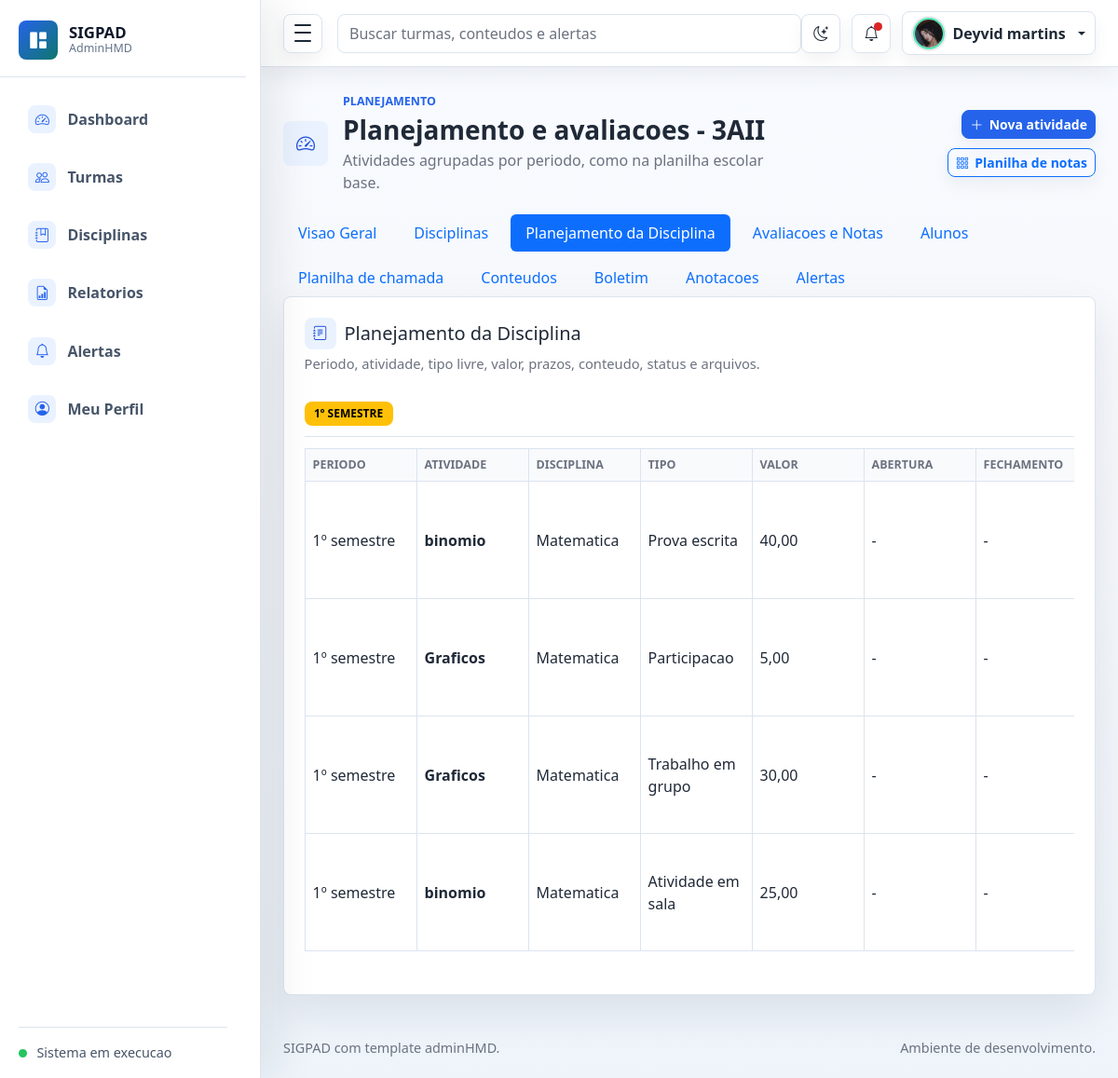
Screenshot of /turmas/3/avaliacoes/ (signed in) with the database file from the repository.
### planejamento/models.py (models this page shows, shortened)
class PerfilUsuario(models.Model):
    usuario = models.OneToOneField(User, verbose_name='usuario', on_delete=models.CASCADE)
    foto = models.ImageField('foto', upload_to='usuarios/fotos/', blank=True, null=True)
    created_at = models.DateTimeField('criado em', auto_now_add=True)
    class Meta:
        verbose_name = 'Perfil de usuario'
        verbose_name_plural = 'Perfis de usuarios'
        ordering = ['usuario__username']

class Turma(models.Model):
    TURNO_CHOICES = [
        ('MATUTINO', 'Matutino'),
        ('VESPERTINO', 'Vespertino'),
        ('NOTURNO', 'Noturno'),
        ('INTEGRAL', 'Integral'),
    ]
    professor = models.ForeignKey(User, verbose_name='professor', on_delete=models.CASCADE)
    nome = models.CharField('nome', max_length=100)
    ano_letivo = models.PositiveIntegerField('ano letivo')
    turno = models.CharField('turno', max_length=20, choices=TURNO_CHOICES)
    descricao = models.TextField('descricao', blank=True, null=True)
    created_at = models.DateTimeField('criado em', auto_now_add=True)
    class Meta:
        verbose_name = 'Turma'
        verbose_name_plural = 'Turmas'
        ordering = ['-ano_letivo', 'nome']

class ProcessoAvaliativo(models.Model):
    STATUS_CHOICES = [
        ('A_REALIZAR', 'A realizar'),
        ('EM_ANDAMENTO', 'Em andamento'),
        ('CORRIGIDA', 'Corrigida'),
        ('FINALIZADA', 'Finalizada'),
    ]
    turma = models.ForeignKey(
        Turma,
        verbose_name='turma',
        on_delete=models.CASCADE,
        related_name='processos_avaliativos',
    )
    disciplina = models.ForeignKey(
        Disciplina,
        verbose_name='disciplina',
        on_delete=models.CASCADE,
        related_name='processos_avaliativos',
    )
    titulo = models.CharField('titulo', max_length=150)
    descricao = models.TextField('conteudo aplicado', blank=True, null=True)
    observacao = models.TextField('observacao', blank=True, null=True)
    tipo = models.CharField('tipo', max_length=100)
    valor_maximo = models.DecimalField('valor maximo', max_digits=5, decimal_places=2)
    tipo_periodo = models.CharField(
        'tipo de periodo',
        max_length=20,
        choices=ConteudoProgramatico.TIPO_PERIODO_CHOICES,
        null=True,
        blank=True,
    )
    periodo = models.CharField(
        'periodo',
        max_length=20,
        choices=ConteudoProgramatico.PERIODO_CHOICES,
        null=True,
        blank=True,
    )
    data_abertura = models.DateField('data de abertura', blank=True, null=True)
    data_fechamento = models.DateField('data de fechamento', blank=True, null=True)
    status = models.CharField('status', max_length=20, choices=STATUS_CHOICES, default='A_REALIZAR')
    arquivo = models.FileField('arquivo', upload_to='atividades/', blank=True, null=True)
    data = models.DateField('data', blank=True, null=True)
    created_at = models.DateTimeField('criado em', auto_now_add=True)
    class Meta:
        verbose_name = 'Processo avaliativo'
        verbose_name_plural = 'Processos avaliativos'
        ordering = ['-data', 'disciplina__nome', 'titulo']
    def save(self, *args, **kwargs):
        if self.disciplina_id:
            self.tipo_periodo = self.disciplina.tipo_periodo
            if self.tipo_periodo == 'ANUAL':
                self.periodo = 'ANUAL'
        if self.status not in ['CORRIGIDA', 'FINALIZADA']:
            self.atualizar_status_automatico(salvar=False)
        super().save(*args, **kwargs)
    def get_periodo_planejamento_display(self):
        if self.periodo:
            return self.get_periodo_display()
        return 'Anual'
    def atualizar_status_automatico(self, salvar=True):
        hoje = timezone.localdate()
        if self.status in ['CORRIGIDA', 'FINALIZADA']:
            return self.status
        if self.data_abertura and hoje < self.data_abertura:
            self.status = 'A_REALIZAR'
        elif self.data_fechamento and hoje > self.data_fechamento:
            self.status = 'FINALIZADA'
        else:
            self.status = 'EM_ANDAMENTO'
        if salvar:
            self.save(update_fields=['status'])
        return self.status

class Disciplina(models.Model):
    TIPO_PERIODO_CHOICES = TIPO_PERIODO_CHOICES
    turma = models.ForeignKey(
        Turma,
        verbose_name='turma',
        on_delete=models.CASCADE,
        related_name='disciplinas',
        null=True,
        blank=True,
    )
    professor = models.ForeignKey(User, verbose_name='professor', on_delete=models.CASCADE, null=True, blank=True)
    nome = models.CharField('nome', max_length=120)
    descricao = models.TextField('descricao', blank=True)
    carga_horaria = models.PositiveIntegerField('carga horaria')
    tipo_periodo = models.CharField(
        'tipo de periodo',
        max_length=20,
        choices=TIPO_PERIODO_CHOICES,
        default='BIMESTRE',
    )
    quantidade_aulas = models.PositiveIntegerField('quantidade de aulas', default=0)
    nota_total = models.DecimalField('nota total por periodo', max_digits=5, decimal_places=2, default=10)
    media_aprovacao = models.DecimalField('media de aprovacao', max_digits=5, decimal_places=2, default=6)
    ano_escolar = models.CharField('ano escolar', max_length=50)
    created_at = models.DateTimeField('criado em', auto_now_add=True)
    class Meta:
        verbose_name = 'Disciplina'
        verbose_name_plural = 'Disciplinas'
        ordering = ['nome']

### planejamento/views.py (the view)
# urls.py: path('turmas/<int:turma_id>/avaliacoes/', views.avaliacao_lista, name='avaliacao_lista'),
@login_required
def avaliacao_lista(request, turma_id):
    turma = get_object_or_404(Turma.objects.filter(professor=request.user), id=turma_id)
    avaliacoes = turma.processos_avaliativos.select_related('disciplina').prefetch_related('arquivos')
    grupos_planejamento = _grupos_planejamento(avaliacoes)
    return render(request, 'avaliacoes/lista.html', {'turma': turma, 'avaliacoes': avaliacoes, 'grupos_planejamento': grupos_planejamento})

### templates/avaliacoes/lista.html (shortened to what this page needs)
{% extends 'base.html' %}
{% block page_title %}Planejamento e avaliacoes - {{ turma.nome }}{% endblock %}
{% block page_subtitle %}Atividades agrupadas por periodo, como na planilha escolar base.{% endblock %}
{% block heading_actions %}
<a href="{% url 'avaliacao_criar' turma.id %}" class="btn btn-primary btn-sm"><i class="bi bi-plus-lg"></i>Nova atividade</a>
<a href="{% url 'planilha_turma' turma.id %}" class="btn btn-outline-primary btn-sm"><i class="bi bi-grid-3x3-gap"></i>Planilha de notas</a>
{% endblock %}
{% block turma_subnav %}
{% include 'turmas/_submenu.html' %}
{% endblock %}
{% block content %}
<section class="panel">
    <div class="panel-header">
        <div>
            <h2 class="h5 mb-1 section-title"><i class="bi bi-journal-text"></i><span>Planejamento da Disciplina</span></h2>
            <p class="text-muted mb-0">Periodo, atividade, tipo livre, valor, prazos, conteudo, status e arquivos.</p>
        </div>
    </div>
    {% for grupo in grupos_planejamento %}
        <div class="period-block mb-4">
            <div class="period-title">
                <span class="badge {{ grupo.badge }}">{{ grupo.titulo }}</span>
            </div>
            <div class="table-responsive spreadsheet-scroll">
                <table class="table table-bordered table-hover align-middle mb-0 spreadsheet-table">
                    <thead>
                        <tr>
                            <th>Periodo</th>
                            <th>Atividade</th>
                            <th>Disciplina</th>
                            <th>Tipo</th>
                            <th>Valor</th>
                            <th>Abertura</th>
                            <th>Fechamento</th>
                        </tr>
                    </thead>
                    <tbody>
                        {% for avaliacao in grupo.atividades %}
                            <tr>
                                <td>{{ avaliacao.get_periodo_planejamento_display }}</td>
                                <td class="fw-semibold">{{ avaliacao.titulo }}</td>
                                <td>{{ avaliacao.disciplina.nome }}</td>
                                <td>{{ avaliacao.tipo }}</td>
                                <td>{{ avaliacao.valor_maximo }}</td>
                                <td>{{ avaliacao.data_abertura|date:'d/m/Y'|default:'-' }}</td>
                                <td>{{ avaliacao.data_fechamento|date:'d/m/Y'|default:'-' }}</td>
                            </tr>
                        {% endfor %}
                    </tbody>
                </table>
            </div>
        </div>
    {% empty %}
        <div class="text-center text-muted py-4">Nenhuma atividade cadastrada.</div>
    {% endfor %}
</section>
{% endblock %}

### templates/base.html (shortened to what this page needs)
{% load static %}
<!doctype html>
<html lang="pt-br">
<head>
    <link rel="stylesheet" href="{% static 'assets/css/bootstrap.min.css' %}">
    <link rel="stylesheet" href="{% static 'assets/vendors/bootstrap-icons/bootstrap-icons.css' %}">
    <link rel="stylesheet" href="{% static 'assets/css/style.css' %}">
</head>
<body>
    <div class="admin-shell">
        <aside class="admin-sidebar" id="adminSidebar" aria-label="Navegacao principal">
            <div class="sidebar-header">
                <a class="brand-mark" href="{% url 'dashboard' %}" aria-label="SIGPAD dashboard">
                    <span class="brand-icon"><i class="bi bi-grid-1x2-fill" aria-hidden="true"></i></span>
                    <span class="brand-copy">
                        <span class="brand-title">SIGPAD</span>
                        <span class="brand-subtitle">AdminHMD</span>
                    </span>
                </a>
            </div>
            <nav class="sidebar-nav">
                <a class="nav-link {% if request.resolver_match.url_name == 'dashboard' %}active{% endif %}" href="{% url 'dashboard' %}" {% if request.resolver_match.url_name == 'dashboard' %}aria-current="page"{% endif %}>
                    <span class="nav-icon"><i class="bi bi-speedometer2" aria-hidden="true"></i></span>
                    <span class="nav-text">Dashboard</span>
                </a>
                <a class="nav-link {% if 'turma' in request.resolver_match.url_name %}active{% endif %}" href="{% url 'turma_lista' %}">
                    <span class="nav-icon"><i class="bi bi-people" aria-hidden="true"></i></span>
                    <span class="nav-text">Turmas</span>
                </a>
                <a class="nav-link {% if 'disciplina' in request.resolver_match.url_name %}active{% endif %}" href="{% url 'disciplina_lista' %}">
                    <span class="nav-icon"><i class="bi bi-journal-bookmark" aria-hidden="true"></i></span>
                    <span class="nav-text">Disciplinas</span>
                </a>
                <a class="nav-link {% if 'relatorio' in request.resolver_match.url_name or 'exportar' in request.resolver_match.url_name %}active{% endif %}" href="{% url 'relatorio_lista' %}">
                    <span class="nav-icon"><i class="bi bi-file-earmark-bar-graph" aria-hidden="true"></i></span>
                    <span class="nav-text">Relatorios</span>
                </a>
                <a class="nav-link {% if 'alerta' in request.resolver_match.url_name %}active{% endif %}" href="{% url 'alerta_lista' %}">
                    <span class="nav-icon"><i class="bi bi-bell" aria-hidden="true"></i></span>
                    <span class="nav-text">Alertas</span>
                </a>
                <a class="nav-link " href="{% url 'perfil_usuario' %}">
                    <span class="nav-icon"><i class="bi bi-person-circle" aria-hidden="true"></i></span>
                    <span class="nav-text">Meu Perfil</span>
                </a>
            </nav>
            <div class="sidebar-footer">
                <span class="status-dot"></span>
                <span class="sidebar-footer-text">Sistema em execucao</span>
            </div>
        </aside>
        <div class="admin-main">
            <nav class="navbar admin-navbar navbar-expand bg-white">
                <div class="container-fluid px-3 px-lg-4">
                    <button class="sidebar-toggle" type="button" data-sidebar-toggle aria-controls="adminSidebar" aria-expanded="true" aria-label="Alternar menu">
                        <span></span>
                        <span></span>
                        <span></span>
                    </button>
                    <form class="d-none d-md-flex ms-3 flex-grow-1" role="search">
                        <input class="form-control search-input" type="search" placeholder="Buscar turmas, conteudos e alertas" aria-label="Buscar">
                    </form>
                    <div class="navbar-actions ms-auto">
                        <button class="icon-button theme-toggle" type="button" data-theme-toggle aria-label="Alternar tema" title="Alternar tema">
                            <i class="bi bi-moon-stars" data-theme-icon aria-hidden="true"></i>
                        </button>
                        <div class="dropdown">
                            <button class="icon-button" type="button" data-bs-toggle="dropdown" aria-expanded="false" aria-label="Notificacoes">
                                {% if alertas_nao_lidos_navbar %}
                                    <span class="notification-dot"></span>
                                {% endif %}
                                <i class="bi bi-bell" aria-hidden="true"></i>
                            </button>
                        </div>
                        <div class="dropdown">
                            <button class="profile-button dropdown-toggle" type="button" data-bs-toggle="dropdown" aria-expanded="false">
                                {% if request.user.is_authenticated and perfil_usuario_logado.foto %}
                                    <img class="avatar-img avatar-sm rounded-circle" src="{{ perfil_usuario_logado.foto.url }}" alt="Foto do usuario">
                                {% else %}
                                    <img class="avatar-img avatar-sm rounded-circle" src="{% static 'assets/images/avatar/avatar.jpg' %}" alt="Foto padrao">
                                {% endif %}
                                <span class="profile-name d-none d-sm-inline">{% if request.user.is_authenticated %}{{ request.user.get_full_name|default:request.user.username }}{% else %}Entrar{% endif %}</span>
                            </button>
                        </div>
                    </div>
                </div>
            </nav>
            <main class="dashboard-content">
                <div class="container-fluid px-3 px-lg-4 py-4">
                    <div class="page-heading">
                        <div class="page-heading-copy">
                            <span class="page-icon">{% block page_icon %}<i class="bi bi-speedometer2" aria-hidden="true"></i>{% endblock %}</span>
                            <div>
                                <p class="eyebrow mb-1">{% block page_eyebrow %}Planejamento{% endblock %}</p>
                                <h1 class="h3 mb-1">{% block page_title %}Dashboard{% endblock %}</h1>
                                <p class="text-muted mb-0">{% block page_subtitle %}Acompanhe disciplinas, conteudos e progresso do PCC em um unico painel.{% endblock %}</p>
                            </div>
                        </div>
                        <div class="heading-actions">{% block heading_actions %}{% endblock %}</div>
                    </div>
                    {% block turma_subnav %}{% endblock %}
                    {% block content %}{% endblock %}
                </div>
            </main>
            <footer class="admin-footer">
                <div class="container-fluid px-3 px-lg-4">
                    <span>SIGPAD com template adminHMD.</span>
                    <span>Ambiente de desenvolvimento.</span>
                </div>
            </footer>
        </div>
    </div>
</body>
</html>

### rows the page displays
PerfilUsuario: foto (picture)
Turma: nome "3AII"
ProcessoAvaliativo: periodo_planejamento "1º semestre", titulo "binomio", disciplina.nome "Matematica", tipo "Prova escrita", valor_maximo "40,00", data_abertura "-", data_fechamento "-"
ProcessoAvaliativo: periodo_planejamento "1º semestre", titulo "Graficos", disciplina.nome "Matematica", tipo "Participacao", valor_maximo "5,00", data_abertura "-", data_fechamento "-"
ProcessoAvaliativo: periodo_planejamento "1º semestre", titulo "Graficos", disciplina.nome "Matematica", tipo "Trabalho em grupo", valor_maximo "30,00", data_abertura "-", data_fechamento "-"
ProcessoAvaliativo: periodo_planejamento "1º semestre", titulo "binomio", disciplina.nome "Matematica", tipo "Atividade em sala", valor_maximo "25,00", data_abertura "-", data_fechamento "-"

### other values shown
{{ request.user.get_full_name|default:request.user.username }} "Deyvid martins"
{{ grupo.titulo }} "1º SEMESTRE"
